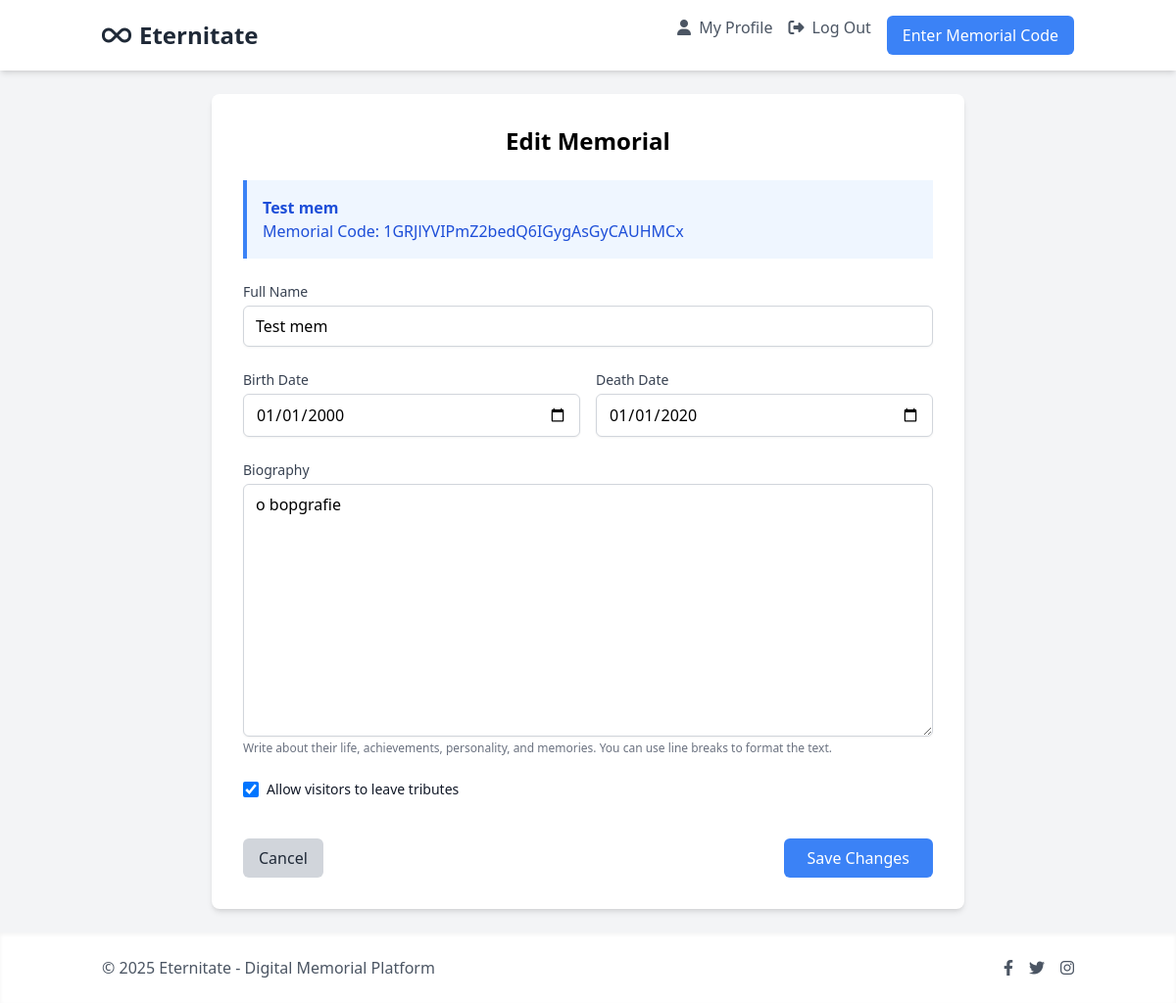
Page /1GRJlYVIPmZ2bedQ6IGygAsGyCAUHMCx/edit/ (signed in) on the committed database.
### memorials/models.py (models this page shows, shortened)
class Memorial(models.Model):
    owner = models.ForeignKey(User, related_name='memorials', on_delete=models.CASCADE)
    profile_code = models.OneToOneField(ProfileCode, on_delete=models.CASCADE, related_name='memorial')
    full_name = models.CharField(max_length=255)
    birth_date = models.DateField(null=True, blank=True)
    death_date = models.DateField(null=True, blank=True)
    biography = models.TextField(blank=True)
    allow_tributes = models.BooleanField(default=True)
    created_at = models.DateTimeField(auto_now_add=True)
    updated_at = models.DateTimeField(auto_now=True)

class ProfileCode(models.Model):
    code = models.CharField(max_length=32, unique=True)
    is_claimed = models.BooleanField(default=False)
    created_at = models.DateTimeField(auto_now_add=True)

### memorials/views.py (the view)
# urls.py: path('<str:code>/edit/', views.edit_memorial, name='edit_memorial'),
@login_required
def edit_memorial(request, code):
    profile_code = get_object_or_404(ProfileCode, code=code, is_claimed=True)
    memorial = get_object_or_404(Memorial, profile_code=profile_code)
    if request.user != memorial.owner:
        messages.error(request, "You don't have permission to edit this memorial.")
        return redirect('memorials:memorial_detail', code=code)
    if request.method == 'POST':
        form = MemorialEditForm(request.POST, instance=memorial)
        if form.is_valid():
            form.save()
            messages.success(request, "Memorial updated successfully.")
            return redirect('memorials:memorial_detail', code=code)
    else:
        form = MemorialEditForm(instance=memorial)
    return render(request, 'memorials/edit_memorial.html', {'form': form, 'memorial': memorial})

### templates/memorials/edit_memorial.html (shortened to what this page needs)
{% extends 'base.html' %}
{% load i18n %}
{% block content %}
<div class="max-w-3xl mx-auto bg-white p-8 rounded-lg shadow-md fade-in">
    <h1 class="text-2xl font-bold text-center mb-6">{% trans "Edit Memorial" %}</h1>
    <div class="bg-blue-50 border-l-4 border-blue-500 text-blue-700 p-4 mb-6" role="alert">
        <p class="font-bold">{{ memorial.full_name }}</p>
        <p>{% trans "Memorial Code:" %} {{ memorial.profile_code.code }}</p>
    </div>
    <form class="space-y-6" method="post" action="{% url 'memorials:edit_memorial' code=memorial.profile_code.code %}">
        <div>
            <label for="id_full_name" class="block text-sm font-medium text-gray-700">
                {% trans "Full Name" %}
            </label>
            <input type="text" name="full_name" id="id_full_name" value="{{ form.full_name.value|default:'' }}" required
                   class="mt-1 block w-full px-3 py-2 border border-gray-300 rounded-md shadow-sm focus:outline-none focus:ring-blue-500 focus:border-blue-500">
        </div>
        <div class="grid grid-cols-1 md:grid-cols-2 gap-4">
            <div>
                <label for="id_birth_date" class="block text-sm font-medium text-gray-700">
                    {% trans "Birth Date" %}
                </label>
                <input type="date" name="birth_date" id="id_birth_date" value="{{ form.birth_date.value|date:'Y-m-d'|default:'' }}"
                       class="mt-1 block w-full px-3 py-2 border border-gray-300 rounded-md shadow-sm focus:outline-none focus:ring-blue-500 focus:border-blue-500">
            </div>
            <div>
                <label for="id_death_date" class="block text-sm font-medium text-gray-700">
                    {% trans "Death Date" %}
                </label>
                <input type="date" name="death_date" id="id_death_date" value="{{ form.death_date.value|date:'Y-m-d'|default:'' }}"
                       class="mt-1 block w-full px-3 py-2 border border-gray-300 rounded-md shadow-sm focus:outline-none focus:ring-blue-500 focus:border-blue-500">
            </div>
        </div>
        <div>
            <label for="id_biography" class="block text-sm font-medium text-gray-700">
                {% trans "Biography" %}
            </label>
            <textarea name="biography" id="id_biography" rows="10"
                      class="mt-1 block w-full px-3 py-2 border border-gray-300 rounded-md shadow-sm focus:outline-none focus:ring-blue-500 focus:border-blue-500">{{ form.biography.value|default:'' }}</textarea>
            <p class="mt-1 text-xs text-gray-500">
                {% trans "Write about their life, achievements, personality, and memories. You can use line breaks to format the text." %}
            </p>
        </div>
        <div class="flex items-center">
            <input type="checkbox" name="allow_tributes" id="id_allow_tributes" {% if form.allow_tributes.value %}checked{% endif %}
                   class="h-4 w-4 text-blue-600 focus:ring-blue-500 border-gray-300 rounded">
            <label for="id_allow_tributes" class="ml-2 block text-sm text-gray-900">
                {% trans "Allow visitors to leave tributes" %}
            </label>
        </div>
        <div class="pt-4 flex justify-between">
            <a href="{% url 'memorials:memorial_detail' code=memorial.profile_code.code %}" class="bg-gray-300 hover:bg-gray-400 text-gray-800 py-2 px-4 rounded-md transition">
                {% trans "Cancel" %}
            </a>
            <button type="submit" class="bg-blue-500 hover:bg-blue-600 text-white py-2 px-6 rounded-md transition">
                {% trans "Save Changes" %}
            </button>
        </div>
    </form>
</div>
{% endblock %}

### templates/base.html (style rules this page uses)
.fade-in { animation: fadeIn 0.5s ease-in-out; }

### rows in the picture
Memorial: full_name "Test mem", profile_code.code "1GRJlYVIPmZ2bedQ6IGygAsGyCAUHMCx", birth_date "01/01/2000", death_date "01/01/2020", biography "o bopgrafie"
